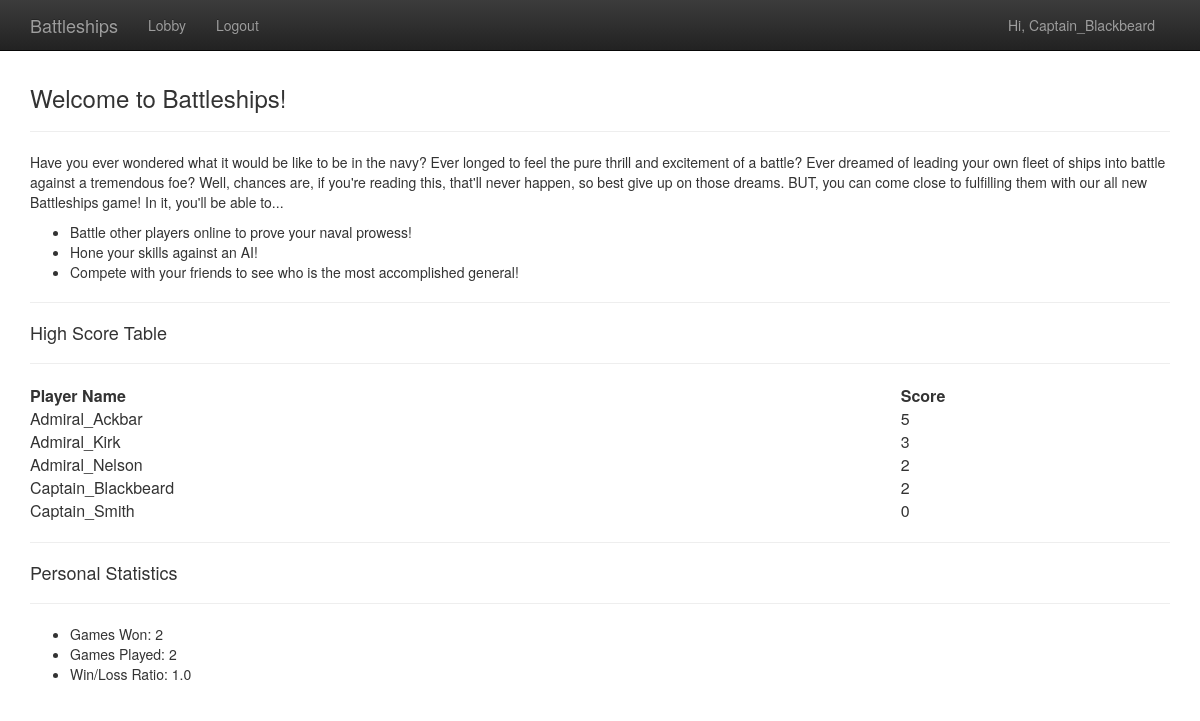
/ (signed in), run on the app's committed database.
### game/models.py (models this page shows, shortened)
class Battleships_User(models.Model):
	user = models.ForeignKey(User, on_delete=models.CASCADE)
	wins = models.IntegerField(default=0)
	games_played = models.IntegerField(default=0)
	def get_user(user):
		return Battleships_User.objects.get(user=user)

### game/views/views.py (the view)
# urls.py: url(r'^$', views.HomeView.as_view()),
class HomeView(TemplateView):
    template_name = 'home.html'
    def get_context_data(self, **kwargs):
        context = super(HomeView, self).get_context_data(**kwargs)
        message = []
        for i in range(0, len(Battleships_User.objects.all())):
            message.append(Battleships_User.objects.all()[i])
        message.sort(key=lambda x: -x.wins)
        context['top_five'] = message[:5]
        current_user = self.request.user
        current_battle_user = Battleships_User.get_user(current_user.id)
        context['current'] = current_battle_user
        if current_battle_user.games_played != 0:
            context['current_wl'] = current_battle_user.wins / current_battle_user.games_played
        else:
            context['current_wl'] = "N/A"
        return context

### templates/home.html
{% extends "base.html" %}
{% block main_content %}
<div class="row">
    <div class="col-lg-12">
        <h3>Welcome to Battleships!</h3>
		<hr>
		<p>Have you ever wondered what it would be like to be in the navy? Ever longed to feel the pure thrill and excitement of a battle? Ever dreamed of leading your own fleet of ships into battle against a tremendous foe? Well, chances are, if you're reading this, that'll never happen, so best give up on those dreams. BUT, you can come close to fulfilling them with our all new Battleships game! In it, you'll be able to... </p>
		<ul>
			<li>Battle other players online to prove your naval prowess!</li>
			<li>Hone your skills against an AI!</li>
			<li>Compete with your friends to see who is the most accomplished general!</li>
		</ul>
		<hr>
		<h4>High Score Table</h4>
		<hr>
		<table style="width:100%">
          <tr>
            <th>Player Name</th>
            <th>Score</th>
          </tr>
		  	<ul>
			{% for entry in top_five %}
				<tr>
					<td>{{ entry.user.username }}</td>
					<td>{{ entry.wins }}</td>
				</tr>
			{% endfor %}
			</ul>
        </table>
		<hr>
		<h4>Personal Statistics</h4>
		<hr>
		<ul>
			<li>Games Won: {{current.wins}}</li>
			<li>Games Played: {{current.games_played}}</li>
			<li>Win/Loss Ratio: {{current_wl}}</li>
		</ul>
    </div>
</div>
{% endblock %}

### templates/base.html (shortened to what this page needs)
{% load static %}
<html lang="en">
<head>
    <link rel="stylesheet" href="https://maxcdn.bootstrapcdn.com/bootstrap/3.3.7/css/bootstrap.min.css"
>
    <link rel="stylesheet" href="https://maxcdn.bootstrapcdn.com/bootstrap/3.3.7/css/bootstrap-theme.min.css"
>
</head>
<body style="padding-top:65px;">
    <nav class="navbar navbar-inverse navbar-fixed-top" role="navigation">
        <div class="container">
            <div class="navbar-header">
                <a class="navbar-brand" href="/">Battleships</a>
            </div>
            <div class="collapse navbar-collapse" id="bs-example-navbar-collapse-1">
                <ul class="nav navbar-nav">
                    {% if request.user.is_authenticated %}
                        <li><a href="/lobby/">Lobby</a></li>
                        <li><a href="/logout/">Logout</a></li>
                    {% else %}
                        <li><a href="/register/">Register</a></li>
                        <li><a href="/login/">Login</a></li>
                    {% endif %}
                </ul>
                {% if request.user.is_authenticated %}
                <p class="navbar-text pull-right">Hi, {{ request.user }}</p>
                {% endif %}
            </div>
        </div>
    </nav>
    <div class="container" style="margin-bottom:50px;">
        {% block main_content %}{% endblock %}
    </div>
</body>
</html>

### data on the page
Battleships_User: user.username "Admiral_Ackbar", wins "5"
Battleships_User: user.username "Admiral_Kirk", wins "3"
Battleships_User: user.username "Admiral_Nelson", wins "2"
Battleships_User: user.username "Captain_Blackbeard", wins "2", games_played "2"
Battleships_User: user.username "Captain_Smith", wins "0"

### other printed values
{{ request.user }} "Captain_Blackbeard"
{{ current_wl }} "1.0"
